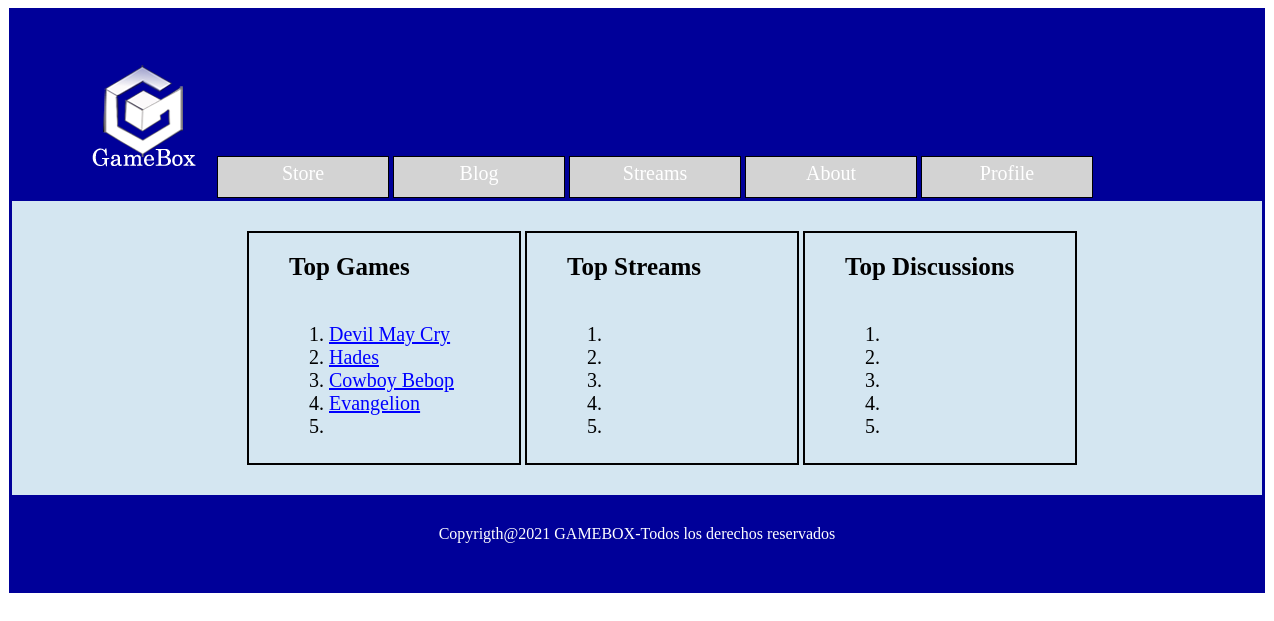
Before: / with the older database file.
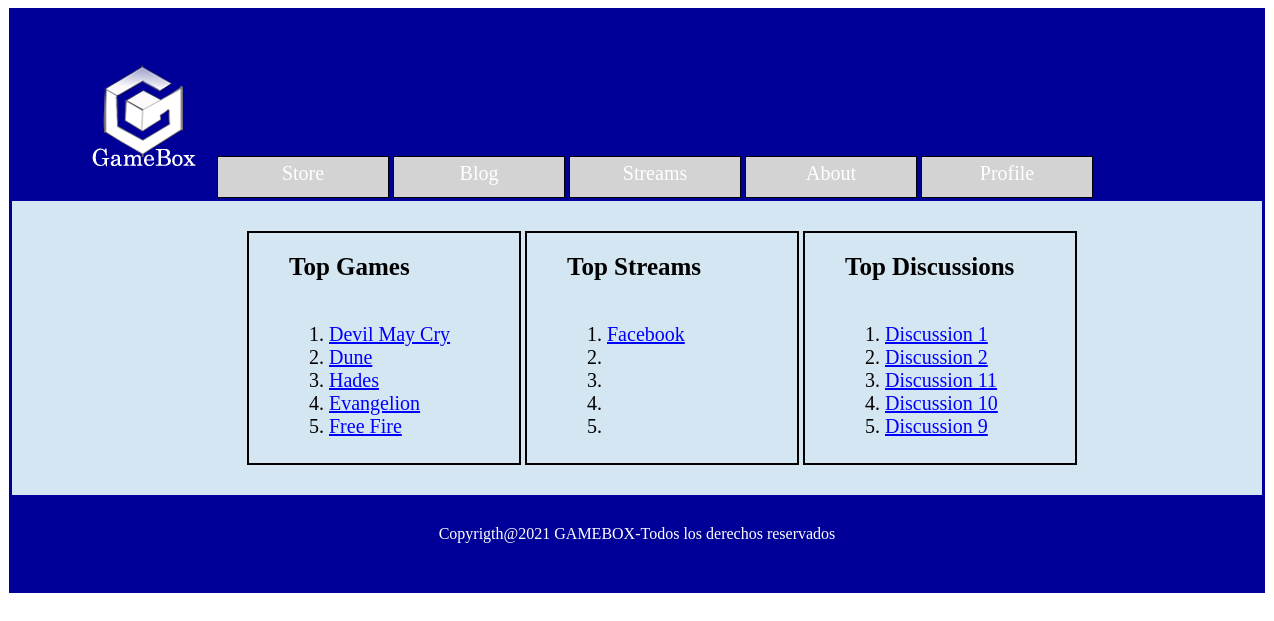
After: the same page with the newer database file.
### tables this page shows
CREATE TABLE `game`  (
  `id` int NOT NULL AUTO_INCREMENT,
  `name` varchar(30) NOT NULL,
  `price` decimal(6, 2) NOT NULL,
  `_user` varchar(50) NOT NULL,
  `description` varchar(240) NOT NULL,
  `releaseDate` date NOT NULL,
  `genre` varchar(50) NOT NULL,
  `physical` tinyint(1) NOT NULL,
  `digital` tinyint(1) NOT NULL,
  `visits` int NOT NULL,
  `link` varchar(450) NULL DEFAULT NULL,
  `active` tinyint(1) NULL DEFAULT NULL,
  PRIMARY KEY (`id`) USING BTREE
);

CREATE TABLE `stream`  (
  `id` int NOT NULL AUTO_INCREMENT,
  `name` varchar(50) NOT NULL,
  `platform` int NOT NULL,
  `link` varchar(100) NOT NULL,
  `_user` varchar(50) NOT NULL,
  `discussion` int NOT NULL,
  `active` tinyint(1) NULL DEFAULT NULL,
  PRIMARY KEY (`id`) USING BTREE
);

CREATE TABLE `discussion`  (
  `id` int NOT NULL AUTO_INCREMENT,
  `name` varchar(50) NOT NULL,
  `_user` varchar(50) NOT NULL,
  `lastTime` datetime NOT NULL,
  `type` int NOT NULL,
  `active` tinyint(1) NULL DEFAULT NULL,
  PRIMARY KEY (`id`) USING BTREE
);

### includes/Database.php (called while the page is built, shortened)
<?php
class Database {
    private static $data = null;
    private static $conn = null;
    public static function init($data) {
        if (Database::$data == null) {
            Database::$data = $data;
        }
    }
    public static function connection() {
        if (Database::$data != null && Database::$conn == null) {
            Database::$conn = new \mysqli(Database::$data["hostname"], Database::$data["username"], Database::$data["password"], Database::$data["database"]);
        }
        return Database::$conn;
    }
}
?>

### includes/DAOs/DAOGame.php (called while the page is built, shortened)
<?php
require_once("DAO.php");
require_once(PROJECT_ROOT . "/includes/DTOs/DTOGame.php");
class DAOGame extends DAO {
    public function getTopGames($first,$last){
        $limit=($last - $first + 1);
        $offset=($first - 1);
        $q = <<<EOS
        SELECT *
        FROM game
        ORDER BY visits DESC
        LIMIT $limit OFFSET $offset
EOS;
        $r = $this->query($q);
        $topGames = array();
        while ($n = $r->fetch_assoc()) {
            $topGames[] = $this->createGame($n);
        }
        return $topGames;
    }
    private function createGame($n) {
        return new DTOGame(
            $n["name"],
            $n["price"],
            $n["_user"],
            $n["description"],
            $n["releaseDate"],
            $n["genre"],
            $n["physical"],
            $n["digital"],
            $n["visits"],
            $n["link"],
            $n["id"]
        );
    }
}

### includes/DAOs/DAO.php (called while the page is built, shortened)
<?php
abstract class DAO {
    protected $mysqli;
    protected function __construct() {
        $this->mysqli = Database::connection();
    }
    protected function query($query) {
        $result = $this->mysqli->query($query)
            or die($this->mysqli->error . " in the line " . (__LINE__ - 1));
        return $result;
    }
}

### includes/DTOs/DTOGame.php (called while the page is built, shortened)
<?php
class DTOGame {
    private $id;
    private $name;
    public function __construct($name, $price, $user, $description, $releaseDate, $genre, $physical, $digital, $visits, $link, $id = null) {
        $this->id = $id;
        $this->name = $name;
    }
    public function getId() {
        return $this->id;
    }
    public function getName() {
        return $this->name;
    }
}

### includes/DAOs/DAODiscussion.php (called while the page is built, shortened)
<?php
require_once("DAO.php");
require_once(PROJECT_ROOT . "/includes/DTOs/DTODiscussion.php");
class DAODiscussion extends DAO {
    public function getTopDiscussions($first, $last) {
        $query = "
            SELECT *
            FROM discussion
            WHERE type = 0  AND active = 1
            ORDER BY (
                SELECT COUNT(*)
                FROM message
                WHERE message.discussion = discussion.id
                ) DESC,
                id DESC
            LIMIT " . ($last - $first + 1) . " OFFSET " . ($first - 1);
        $result = $this->query($query);
        $discussions = array();
        while ($row = $result->fetch_assoc()) {
            $discussions[] = new DTODiscussion($row["name"], $row["_user"], $row["lastTime"], $row["type"], $row["id"]);
        }
        return $discussions;
    }
}

### includes/DTOs/DTODiscussion.php (called while the page is built, shortened)
<?php
class DTODiscussion {
    private $id;
    private $name;
    public function __construct($name, $user, $lastTime, $type, $id = null) {
        $this->id = $id;
        $this->name = $name;
    }
    public function getId() {
        return $this->id;
    }
    public function getName() {
        return $this->name;
    }
}

### includes/DAOs/DAOStream.php (called while the page is built, shortened)
<?php
require_once("DAO.php");
require_once(PROJECT_ROOT . "/includes/DTOs/DTOStream.php");
class DAOStream extends DAO {
    public function getTopStreams($first, $last) {
        $query = "
            SELECT *
            FROM stream
            WHERE active = 1
            ORDER BY (
                SELECT COUNT(*)
                FROM message
                WHERE message.discussion = stream.discussion
                ) DESC,
                id DESC
            LIMIT " . ($last - $first + 1) . " OFFSET " . ($first - 1);
        $result = $this->query($query);
        $streams = array();
        while ($row = $result->fetch_assoc()) {
            $streams[] = new DTOStream($row["name"], $row["platform"], $row["link"], $row["_user"], $row["discussion"], $row["id"]);
        }
        return $streams;
    }
}

### includes/DTOs/DTOStream.php (called while the page is built, shortened)
<?php
class DTOStream {
    private $id;
    private $name;
    public function __construct($name, $platform, $link, $user, $discussion, $id = null) {
        $this->id = $id;
        $this->name = $name;
    }
    public function getId() {
        return $this->id;
    }
    public function getName() {
        return $this->name;
    }
}

### index.php (the view, shortened to what the changed rows need)
<?php
require_once(PROJECT_ROOT . "/includes/DAOs/DAODiscussion.php");
require_once(PROJECT_ROOT . "/includes/DAOs/DAOStream.php");
require_once(PROJECT_ROOT . "/includes/DAOs/DAOGame.php");
function getPanelHTML($title, $entriesHTML) {
    $html = "";
    for ($i = 0; $i < 5; $i++) {
        if ($i < count($entriesHTML)) {
            $html .= <<<EOS
                <li>{$entriesHTML[$i]}</li>
            EOS;
        } else {
            $html .= <<<EOS
                <li></li>
EOS;
        }
    }
    return <<<EOS
        <section class="panel">
            <h1>$title</h1>
            <ol>
                $html
            </ol>
        </section>
EOS;
}
$topGamesEntriesHTML = array();
$daoGames = new DAOGame();
$topGames = $daoGames->getTopGames(1,5);
foreach($topGames as $game){
    $topGamesEntriesHTML[] = <<<EOS
        <a href="/GameBox/store/game/gameView.php?id={$game->getId()}">{$game->getName()}</a>
EOS;
}
$topGamesPanelHTML = getPanelHTML("Top Games", $topGamesEntriesHTML);
$topDiscussionsEntriesHTML = array();
$daoDiscussion = new DAODiscussion();
$topDiscussions = $daoDiscussion->getTopDiscussions(1, 5);
foreach ($topDiscussions as $discussion) {
    $topDiscussionsEntriesHTML[] = <<<EOS
        <a href="/GameBox/forum/discussion.php?id={$discussion->getId()}&page=1">{$discussion->getName()}</a>
EOS;
}
$topStreamsEntriesHTML = array();
$daoStream = new DAOStream();
$topStreams = $daoStream->getTopStreams(1, 5);
foreach ($topStreams as $stream) {
    $topStreamsEntriesHTML[] = <<<EOS
        <a href="/GameBox/streams/stream.php?id={$stream->getId()}&page=1">{$stream->getName()}</a>
EOS;
}
require_once(PROJECT_ROOT . "/includes/templates/mainTemplate.php");

Changed rows visible on the page:
no longer on this page (row edited): game: name "Cowboy Bebop"
added game: name "Dune"
added game: name "Free Fire"
now on this page (row edited): stream: name "Facebook"
now on this page (row edited): discussion: name "Discussion 1"
now on this page (row edited): discussion: name "Discussion 2"
now on this page (row edited): discussion: name "Discussion 11"
now on this page (row edited): discussion: name "Discussion 10"
now on this page (row edited): discussion: name "Discussion 9"
